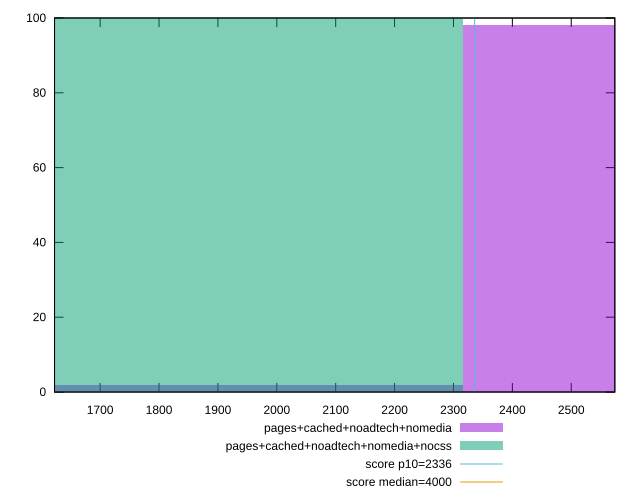

The gnuplot source for this figure:
reset

$pagesCachedNoadtechNomedia <<EOF
2780.1659966842494 98
1853.4439977894997 2
EOF

$pagesCachedNoadtechNomediaNocss <<EOF
1853.4439977894997 100
EOF

set key outside below
set boxwidth 926.7219988947498
set xrange [1622.5395000000003:2574.0225]
set yrange [0:100]
set trange [0:100]
set style fill transparent solid 0.5 noborder

set parametric
set terminal svg size 640, 500 enhanced background rgb 'white'
set output "report_00009_2021-02-08T22-37-41.559Z/first-meaningful-paint/comparison/histogram/3_vs_4.svg"

plot $pagesCachedNoadtechNomedia title "pages+cached+noadtech+nomedia" with boxes, \
     $pagesCachedNoadtechNomediaNocss title "pages+cached+noadtech+nomedia+nocss" with boxes, \
     2336,t title "score p10=2336", \
     4000,t title "score median=4000"

reset
